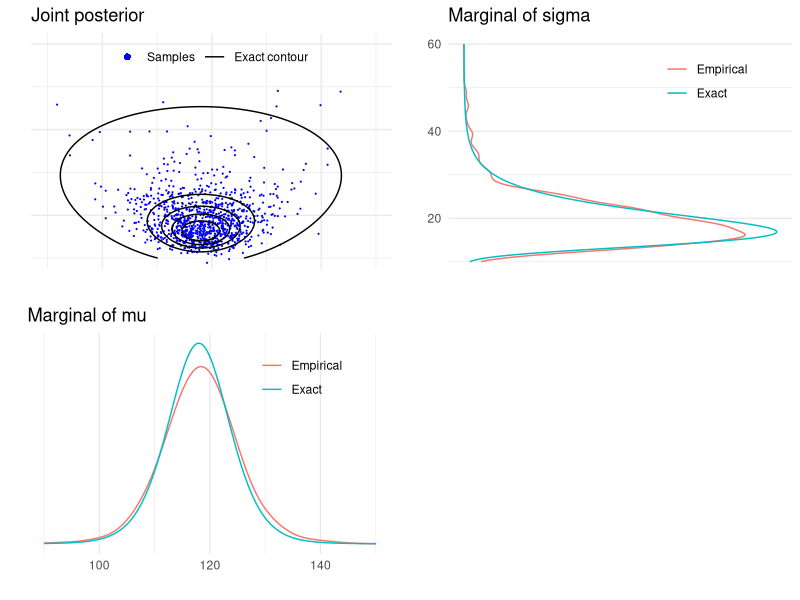

Here is the R script that generated this plot:
## ---- chunk 1
library(ggplot2)
library(grid)
library(gridExtra)
library(tidyr)
theme_set(theme_minimal())
## ---- chunk 2
y <- c(93, 112, 122, 135, 122, 150, 118, 90, 124, 114)
n <- length(y)
s2 <- var(y)
my <- mean(y) 
## ---- chunk 3
# helper functions to sample from and evaluate
# scaled inverse chi-squared distribution
rsinvchisq <- function(n, nu, s2, ...) nu*s2 / rchisq(n , nu, ...)
dsinvchisq <- function(x, nu, s2){
  exp(log(nu/2)*nu/2 - lgamma(nu/2) + log(s2)/2*nu - log(x)*(nu/2+1) - (nu*s2/2)/x)
}

ns <- 1000
sigma2  <- rsinvchisq(ns, n-1, s2)
mu <- my + sqrt(sigma2/n)*rnorm(length(sigma2))
sigma <- sqrt(sigma2)
ynew <- rnorm(ns, mu, sigma)

t1l <- c(90, 150)
t2l <- c(10, 60)
nl <- c(50, 185)
t1 <- seq(t1l[1], t1l[2], length.out = ns)
t2 <- seq(t2l[1], t2l[2], length.out = ns)
xynew <- seq(nl[1], nl[2], length.out = ns)

# multiplication by 1./sqrt(s2/n) is due to the transformation of
# variable z=(x-mean(y))/sqrt(s2/n), see BDA3 p. 21
pm <- dt((t1-my) / sqrt(s2/n), n-1) / sqrt(s2/n)
pmk <- density(mu, adjust = 2, n = ns, from = t1l[1], to = t1l[2])$y

# the multiplication by 2*t2 is due to the transformation of
# variable z=t2^2, see BDA3 p. 21
ps <- dsinvchisq(t2^2, n-1, s2) * 2*t2
psk <- density(sigma, n = ns, from = t2l[1], to = t2l[2])$y

# multiplication by 1./sqrt(s2/n) is due to the transformation of variable
# see BDA3 p. 21
p_new <- dt((xynew-my) / sqrt(s2*(1+1/n)), n-1) / sqrt(s2*(1+1/n))

# Combine grid points into another data frame
# with all pairwise combinations
dfj <- data.frame(t1 = rep(t1, each = length(t2)),
                  t2 = rep(t2, length(t1)))
dfj$z <- dsinvchisq(dfj$t2^2, n-1, s2) * 2*dfj$t2 * dnorm(dfj$t1, my, dfj$t2/sqrt(n))
# breaks for plotting the contours
cl <- seq(1e-5, max(dfj$z), length.out = 6)
## ---- chunk 4
dfm <- data.frame(t1, Exact = pm, Empirical = pmk) %>% gather(grp, p, -t1)
margmu <- ggplot(dfm) +
  geom_line(aes(t1, p, color = grp)) +
  coord_cartesian(xlim = t1l) +
  labs(title = 'Marginal of mu', x = '', y = '') +
  scale_y_continuous(breaks = NULL) +
  theme(legend.background = element_blank(),
        legend.position = c(0.75, 0.8),
        legend.title = element_blank())

dfs <- data.frame(t2, Exact = ps, Empirical = psk) %>% gather(grp, p, -t2)
margsig <- ggplot(dfs) +
  geom_line(aes(t2, p, color = grp)) +
  coord_cartesian(xlim = t2l) +
  coord_flip() +
  labs(title = 'Marginal of sigma', x = '', y = '') +
  scale_y_continuous(breaks = NULL) +
  theme(legend.background = element_blank(),
        legend.position = c(0.75, 0.8),
        legend.title = element_blank())

joint1labs <- c('Samples','Exact contour')
joint1 <- ggplot() +
  geom_point(data = data.frame(mu,sigma), aes(mu, sigma, col = '1'), size = 0.1) +
  geom_contour(data = dfj, aes(t1, t2, z = z, col = '2'), breaks = cl) +
  coord_cartesian(xlim = t1l,ylim = t2l) +
  labs(title = 'Joint posterior', x = '', y = '') +
  scale_y_continuous(labels = NULL) +
  scale_x_continuous(labels = NULL) +
  scale_color_manual(values=c('blue', 'black'), labels = joint1labs) +
  guides(color = guide_legend(nrow  = 1, override.aes = list(
    shape = c(16, NA), linetype = c(0, 1), size = c(2, 1)))) +
  theme(legend.background = element_blank(),
        legend.position = c(0.5, 0.9),
        legend.title = element_blank())
## ---- chunk 5
grid.arrange(joint1, margsig, margmu, nrow = 2)
